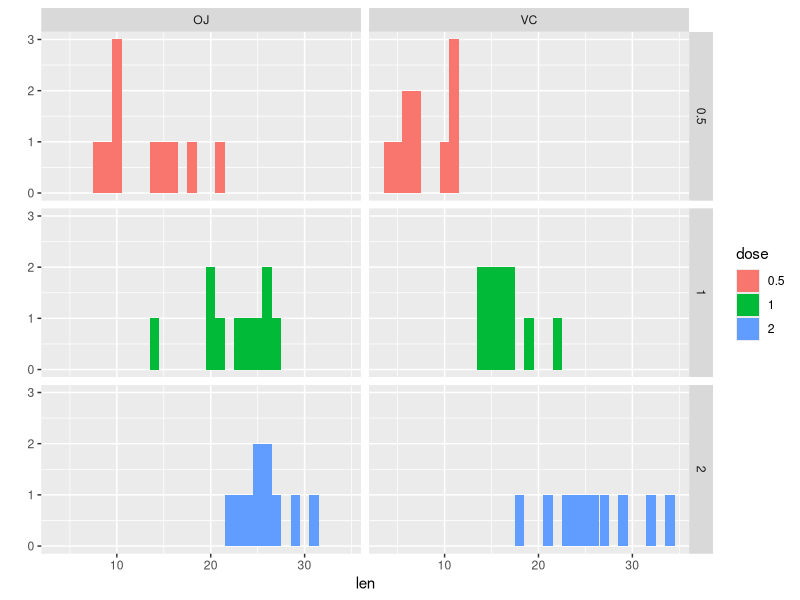

This figure's R source: (Note: this script raises an error after producing the figure.)
## ---- chunk 1
knitr::opts_chunk$set(echo = TRUE)
data("ToothGrowth")
library(ggplot2)
library(data.table)
library(formattable)
setDT(ToothGrowth)
ToothGrowth$dose <- as.factor(ToothGrowth$dose)

customGreen0 = "#DeF7E9"
customGreen = "#71CA97"

customRed0 = "#f5d3d3"
customRed = "#ff7f7f"

## ---- chunk 2
head(ToothGrowth)
qplot(len, data=ToothGrowth, facets = dose~supp, fill = dose, binwidth = 1)
## ---- chunk 3
# Looking at the mean changes for each var
Mean_Factors <- dcast.data.table(ToothGrowth, dose~supp, fun.aggregate =  mean,value.var = "len")  
Mean_Factors$Total = apply(Mean_Factors[,2:3], 1, sum)
names(Mean_Factors) <- c("Dose", "OJ",    "VC",    "Total")

# prettifying
formattable(Mean_Factors, 
            list("Total" = formatter("span", style = ~ style(color = "grey",font.weight = "bold")),        "OJ" = color_tile(customGreen0, customGreen),
                 "VC" = color_tile(customGreen0, customGreen) ))
## ---- chunk 4
# Looking at the variance for each variable

Var_Factors <- dcast.data.table(ToothGrowth, dose~supp, var, value.var = "len")
Var_Factors$Total <- apply(Var_Factors[,2:3], 1, sum)
names(Var_Factors) <- c("Dose", "OJ",    "VC",    "Total")

# prettifying
formattable(Var_Factors, 
            list("Total" = formatter("span", style = ~ style(color = "grey",font.weight = "bold")),        "OJ" = color_tile(customRed0, customRed),
                 "VC" = color_tile(customRed0, customRed) ))

## ---- chunk 5

VC <- (ToothGrowth[supp == "VC",1])$len
OJ <- (ToothGrowth[supp == "OJ",1])$len

# Creating a dataframe for 2 sample T-test.
Adm_df <- data.table(VC = c(VC), OJ = OJ,Dose = ToothGrowth$dose)

t.test(Adm_df[,2], Adm_df[,1], paired = FALSE, conf.level = 0.95, var.equal = FALSE, alternative = "greater")

## ---- chunk 6
PVal <- t.test(Adm_df[,2], Adm_df[,1], paired = FALSE, conf.level = 0.95, var.equal = FALSE, alternative = "greater")$p.value
## ---- chunk 7

D1 <- (ToothGrowth[dose == "0.5",1])$len
D2 <- (ToothGrowth[dose == "1",1])$len
D3 <- (ToothGrowth[dose == "2",1])$len

t.test(D2, D1, paired = FALSE, conf.level = 0.95, var.equal = FALSE, alternative = "greater")

## ---- chunk 8
PVal <- t.test(D2, D1, paired = FALSE, conf.level = 0.95, var.equal = FALSE, alternative = "greater")$p.value
## ---- chunk 9
t.test(D3, D2, paired = FALSE, conf.level = 0.95, var.equal = FALSE)
## ---- chunk 10
PVal <- t.test(D3, D3, paired = FALSE, conf.level = 0.95, var.equal = FALSE)$p.value
CI <- t.test(D3, D2, paired = FALSE, conf.level = 0.95, var.equal = FALSE)$conf
